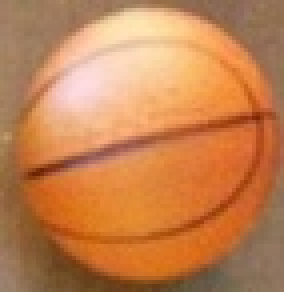
%> input picture ball.jpg, 71 x 73 px, shrunk from 138 x 142 before the run (shown 4 times larger)
$ octave mainScript.m   (GNU Octave 9; MATLAB toolbox functions it lacks are replaced by stand-ins)
%> lines starting %> are read from the running program, lines starting %| are printed output that depends on the picture
### findStart.m
function Avg=findStart(fullImage)
width=size(fullImage,2);
length=size(fullImage,1);

R=225;
G=137;
B=65;

foundPix=0;
xTotal=0;
yTotal=0;

distanceArray=zeros(width,length);
for w=1:width
    for l=1:length
        P=double([fullImage(l,w,1),fullImage(l,w,2),fullImage(l,w,3)]);
        distanceArray(w,l)=((P(1)-R)^2+(P(2)-G)^2+(P(3)-B)^2);
        distanceArray(w,l)=sqrt(distanceArray(w,l));
        if distanceArray(w,l)<40
            xTotal=xTotal+w;
            yTotal=yTotal+l;
            foundPix=foundPix+1;
            %distanceArray(w,l)=1;
        else
            %distanceArray(w,l)=0;
        end
    end
    if foundPix>0
        xAvg=int16(xTotal/foundPix);
        yAvg=int16(yTotal/foundPix);
    else
        xAvg=0;
        yAvg=0;
    end
    Avg=[xAvg yAvg];
end

%surf(-distanceArray)
end

### warp_image.m
function warped_image = warp_image(image,warp_param,update_param,template)
syms x y ;

templateX=size(template,2);
templateY=size(template,1);

warp_param_sub=warp_param;
warp_param_sub=subs(warp_param_sub,x,update_param(1));
warp_param_sub=subs(warp_param_sub,y,update_param(2));


%Defining test section
scale=warp_param(4);
cropX=templateX*scale;
cropY=templateY*scale;
warped_image=imcrop(image,[warp_param_sub(1) warp_param_sub(2) cropX-1 cropY-1]); %-1 to crop
%imshow(testSection);

end

### mainScript.m
clc; clear all; close all;

template=imread('ball.jpg');
%> template is the input picture: size 73x71x3 uint8; mean R, G, B 196.4, 129.9, 80.5
templateX=size(template,2);
%> templateX = 71
templateY=size(template,1);
%> templateY = 73

wholeImage=imread('table.jpg');
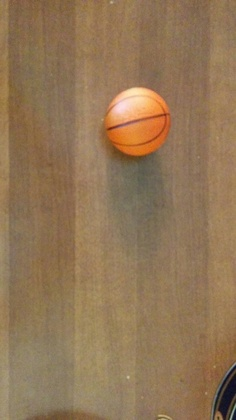
%> input picture table.jpg, 236 x 420 px, shrunk from 459 x 816 before the run
%> wholeImage is the input picture: size 420x236x3 uint8; mean R, G, B 146.3, 118.3, 86.1
wholeX=size(wholeImage,2);
%> wholeX = 236
wholeY=size(wholeImage,1);
%> wholeY = 420

initialTrans=findStart(wholeImage);
%> after the loop in findStart, `for w=1:width`:
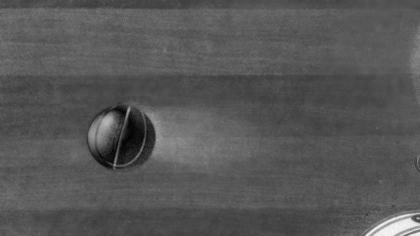
%> distanceArray: size 236x420 double; min 1.41, max 254.9, mean 87
%> after the loop in findStart, `for w=1:width`: foundPix = 1349; xAvg = 142; xTotal = 190966; yAvg = 127; yTotal = 171397
%> initialTrans = [142 127]

% Set initial values
xTrans=initialTrans(1)-templateX/3;
%> xTrans = 118
dx=5;
yTrans=initialTrans(2)-templateY/3;
%> yTrans = 103
dy=5;
rotDeg=0;
dRot=0;
scale=1;
dScale=0;

p=[scale,0,xTrans ; 0,scale,yTrans]; %p vector for translation in x, y, rotation in deg, and scale
%> p = [1 0 118; 0 1 103]
dp=[dx, dy, dRot,dScale];
for pix=1:templateY
    y_mat(pix,:) = (0:templateX-1)/(templateX-1) ;
end
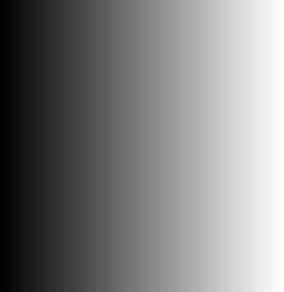
%> y_mat: size 73x71 double (shown 4 times larger); min 0, max 1, mean 0.5
for pix=1:templateX
    x_mat(:,pix) = (0:templateY-1)/(templateY-1) ;
end
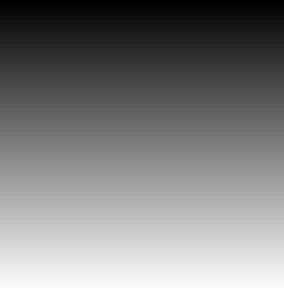
%> x_mat: size 73x71 double (shown 4 times larger); min 0, max 1, mean 0.5; mean of the top-left, top-right, bottom-left and bottom-right quarters 0.243, 0.243, 0.75, 0.75
WP_jacobian_x = [ ones(templateY,templateX) , zeros(templateY,templateX) , y_mat] ;
WP_jacobian_y = [ zeros(templateY,templateX) , ones(templateY,templateX) , x_mat] ;

WP_jacobian = [WP_jacobian_x ; WP_jacobian_y ] ;
figure
imshow(WP_jacobian)

testSection=warp_image(wholeImage,p,template);
%> the run ends on the next line
